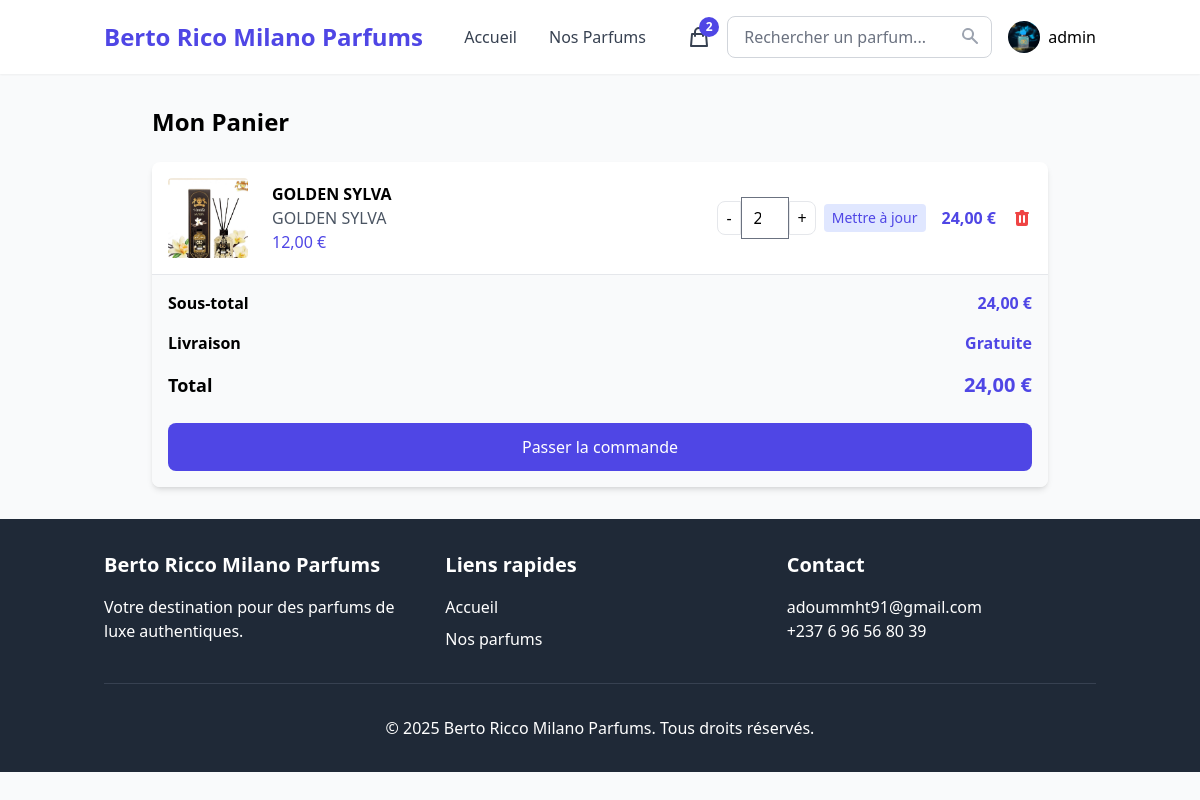
Page /panier/ (signed in) on the committed database.
### core/models.py (models this page shows, shortened)
class User(AbstractUser):
    phone = models.CharField(max_length=20, blank=True)
    avatar = models.ImageField(upload_to='avatars/', blank=True, null=True)
    email_verified = models.BooleanField(default=False)
    newsletter_subscription = models.BooleanField(default=False)
    class Meta:
        verbose_name = 'Utilisateur'
        verbose_name_plural = 'Utilisateurs'

class Panier(models.Model):
    utilisateur = models.OneToOneField(settings.AUTH_USER_MODEL, on_delete=models.CASCADE, related_name='panier')
    date_creation = models.DateTimeField(auto_now_add=True)
    date_modification = models.DateTimeField(auto_now=True)
    @property
    def total(self):
        return sum(item.sous_total for item in self.items.all())
    @property
    def nombre_articles(self):
        return sum(item.quantite for item in self.items.all())

class ArticlePanier(models.Model):
    panier = models.ForeignKey(Panier, on_delete=models.CASCADE, related_name='items')
    parfum = models.ForeignKey(Parfum, on_delete=models.CASCADE)
    quantite = models.PositiveIntegerField(default=1)
    date_ajout = models.DateTimeField(auto_now_add=True)
    @property
    def sous_total(self):
        return self.quantite * self.parfum.prix

class Parfum(models.Model):
    GENRE_CHOICES = [
        ('F', 'Féminin'),
        ('M', 'Masculin'),
        ('U', 'Unisexe'),
    ]
    nom = models.CharField(max_length=200)
    marque = models.ForeignKey(Marque, on_delete=models.CASCADE)
    genre = models.CharField(max_length=1, choices=GENRE_CHOICES)
    description = models.TextField()
    prix = models.DecimalField(max_digits=8, decimal_places=2)
    volume = models.PositiveIntegerField(help_text="Volume en ml")
    image = models.ImageField(upload_to='parfums/')
    note_principale = models.CharField(max_length=100)
    disponible = models.BooleanField(default=True)
    date_ajout = models.DateTimeField(auto_now_add=True)

class Marque(models.Model):
    nom = models.CharField(max_length=100)
    description = models.TextField()
    logo = models.ImageField(upload_to='marques/', blank=True, null=True)
    def __str__(self):
        return self.nom

### core/views.py (the view)
# urls.py: path('panier/', views.voir_panier, name='voir_panier'),
@login_required
def voir_panier(request):
    panier, created = Panier.objects.get_or_create(utilisateur=request.user)
    context = {
        'panier': panier,
    }
    return render(request, 'core/panier.html', context)

### core/templates/core/panier.html (shortened to what this page needs)
{% extends 'base.html' %}
{% block content %}
<div class="max-w-4xl mx-auto">
  <h1 class="text-2xl font-bold mb-6">Mon Panier</h1>
  {% if panier.items.all %}
  <div class="bg-white rounded-lg shadow-md overflow-hidden">
    <div class="divide-y divide-gray-200">
      {% for article in panier.items.all %}
      <div class="p-4 flex flex-col md:flex-row items-center">
        <img
          src="{{ article.parfum.image.url }}"
          alt="{{ article.parfum.nom }}"
          class="w-20 h-20 object-cover rounded"
        />
        <div class="flex-1 md:ml-6 mt-4 md:mt-0">
          <h3 class="font-semibold">{{ article.parfum.nom }}</h3>
          <p class="text-gray-600">{{ article.parfum.marque }}</p>
          <p class="text-indigo-600">{{ article.parfum.prix }} €</p>
        </div>
        <div class="flex items-center mt-4 md:mt-0">
          <form
            method="post"
            action="{% url 'core:modifier_quantite' article.id %}"
            class="flex items-center"
          >
            <button
              type="button"
              onclick="this.parentNode.querySelector('input[type=number]').stepDown()"
              class="px-2 py-1 border rounded-l-lg"
            >
              -
            </button>
            <input
              type="number"
              name="quantite"
              value="{{ article.quantite }}"
              min="1"
              class="w-12 text-center border-t border-b"
            />
            <button
              type="button"
              onclick="this.parentNode.querySelector('input[type=number]').stepUp()"
              class="px-2 py-1 border rounded-r-lg"
            >
              +
            </button>
            <button
              type="submit"
              class="ml-2 text-sm bg-indigo-100 text-indigo-600 px-2 py-1 rounded hover:bg-indigo-200"
            >
              Mettre à jour
            </button>
          </form>
          <span class="font-bold text-indigo-600 ml-4"
            >{{ article.sous_total }} €</span
          >
          <a
            href="{% url 'core:supprimer_du_panier' article.id %}"
            class="ml-4 text-red-500 hover:text-red-700"
          >
          </a>
        </div>
      </div>
      {% endfor %}
    </div>
    <div class="p-4 bg-gray-50 border-t border-gray-200">
      <div class="flex justify-between items-center mb-4">
        <span class="font-bold">Sous-total</span>
        <span class="font-bold text-indigo-600">{{ panier.total }} €</span>
      </div>
      <div class="flex justify-between items-center mb-4">
        <span class="font-bold">Livraison</span>
        <span class="font-bold text-indigo-600">Gratuite</span>
      </div>
      <div class="flex justify-between items-center mb-6">
        <span class="font-bold text-lg">Total</span>
        <span class="font-bold text-xl text-indigo-600"
          >{{ panier.total }} €</span
        >
      </div>
      <a
        href="{% url 'core:passer_commande' %}"
        class="block w-full bg-indigo-600 text-white text-center py-3 rounded-lg hover:bg-indigo-700 transition duration-300"
      >
        Passer la commande
      </a>
    </div>
  </div>
  {% endif %}
</div>
{% endblock %}

### templates/base.html (shortened to what this page needs)
<!DOCTYPE html>
<html lang="fr">
  <head>
    {% load static tailwind_tags %} {% tailwind_css %}
    <link rel="stylesheet" href="{% static 'css/custom.css' %}" />
  </head>
  <body class="font-sans bg-gray-50">
    <header class="bg-white shadow-sm">
      <div
        class="container mx-auto px-4 py-4 flex justify-between items-center"
      >
        <a
          href="{% url 'core:accueil' %}"
          class="text-2xl font-bold text-indigo-600"
          >Berto Rico Milano Parfums</a
        >
        <nav class="hidden md:flex space-x-8">
          <a
            href="{% url 'core:accueil' %}"
            class="text-gray-700 hover:text-indigo-600"
            >Accueil</a
          >
          <a
            href="{% url 'core:liste_parfums' %}"
            class="text-gray-700 hover:text-indigo-600"
            >Nos Parfums</a
          >
        </nav>
        <div class="flex items-center space-x-4">
          <a
            href="{% url 'core:voir_panier' %}"
            class="text-gray-700 hover:text-indigo-600 relative"
          >
            <svg
              xmlns="http://www.w3.org/2000/svg"
              class="h-6 w-6"
              fill="none"
              viewBox="0 0 24 24"
              stroke="currentColor"
            >
              <path
                stroke-linecap="round"
                stroke-linejoin="round"
                stroke-width="2"
                d="M16 11V7a4 4 0 00-8 0v4M5 9h14l1 12H4L5 9z"
              />
            </svg>
            {% if user.is_authenticated and user.panier.nombre_articles > 0 %}
            <span
              class="absolute -top-2 -right-2 bg-indigo-600 text-white text-xs font-bold rounded-full h-5 w-5 flex items-center justify-center"
            >
              {{ user.panier.nombre_articles }}
            </span>
            {% endif %}
          </a>
          <div class="hidden md:block flex-1 mx-8">
            <form action="{% url 'core:recherche' %}" method="get">
              <div class="relative">
                <input
                  type="text"
                  name="q"
                  placeholder="Rechercher un parfum..."
                  class="w-full py-2 px-4 border border-gray-300 rounded-lg focus:outline-none focus:ring-2 focus:ring-indigo-500"
                />
                <button
                  type="submit"
                  class="absolute right-3 top-2.5 text-gray-400 hover:text-indigo-600"
                >
                  <svg
                    xmlns="http://www.w3.org/2000/svg"
                    class="h-5 w-5"
                    viewBox="0 0 20 20"
                    fill="currentColor"
                  >
                    <path
                      fill-rule="evenodd"
                      d="M8 4a4 4 0 100 8 4 4 0 000-8zM2 8a6 6 0 1110.89 3.476l4.817 4.817a1 1 0 01-1.414 1.414l-4.816-4.816A6 6 0 012 8z"
                      clip-rule="evenodd"
                    />
                  </svg>
                </button>
              </div>
            </form>
          </div>
          {% if user.is_authenticated %}
          <div
            class="relative group"
            x-data="{ open: false }"
            @click.outside="open = false"
          >
            <button
              class="flex items-center space-x-2 focus:outline-none"
              @click="open = !open"
              @mouseover="open = true"
            >
              <img
                class="h-8 w-8 rounded-full"
                src="{% if user.avatar %}{{ user.avatar.url }}{% else %}{% static 'images/default_avatar.png' %}{% endif %}"
                alt="Avatar"
              />
              <span class="hidden md:inline">{{ user.username }}</span>
            </button>
          </div>
          {% endif %}
        </div>
      </div>
    </header>
    <main class="container mx-auto px-4 py-8">
      {% block content %} {% endblock %}
    </main>
    <footer class="bg-gray-800 text-white py-8">
      <div class="container mx-auto px-4">
        <div class="grid grid-cols-1 md:grid-cols-3 gap-8">
          <div>
            <h3 class="text-xl font-bold mb-4">Berto Ricco Milano Parfums</h3>
            <p>Votre destination pour des parfums de luxe authentiques.</p>
          </div>
          <div>
            <h3 class="text-xl font-bold mb-4">Liens rapides</h3>
            <ul class="space-y-2">
              <li>
                <a href="{% url 'core:accueil' %}" class="hover:text-indigo-300"
                  >Accueil</a
                >
              </li>
              <li>
                <a
                  href="{% url 'core:liste_parfums' %}"
                  class="hover:text-indigo-300"
                  >Nos parfums</a
                >
              </li>
            </ul>
          </div>
          <div>
            <h3 class="text-xl font-bold mb-4">Contact</h3>
            <p>adoummht91@gmail.com</p>
            <p>+237 6 96 56 80 39</p>
          </div>
        </div>
        <div class="border-t border-gray-700 mt-8 pt-8 text-center">
          <p>&copy; 2025 Berto Ricco Milano Parfums. Tous droits réservés.</p>
        </div>
      </div>
    </footer>
  </body>
</html>

### static/css/custom.css (style rules this page uses)
body { font-family: 'Arial', sans-serif; }

### rows in the picture
User: panier.nombre_articles "2", avatar (picture), username "admin"
ArticlePanier: parfum.image (picture), parfum.nom "GOLDEN SYLVA", parfum.marque "GOLDEN SYLVA", parfum.prix "12,00", quantite "2", sous_total "24,00"
Panier: total "24,00"
